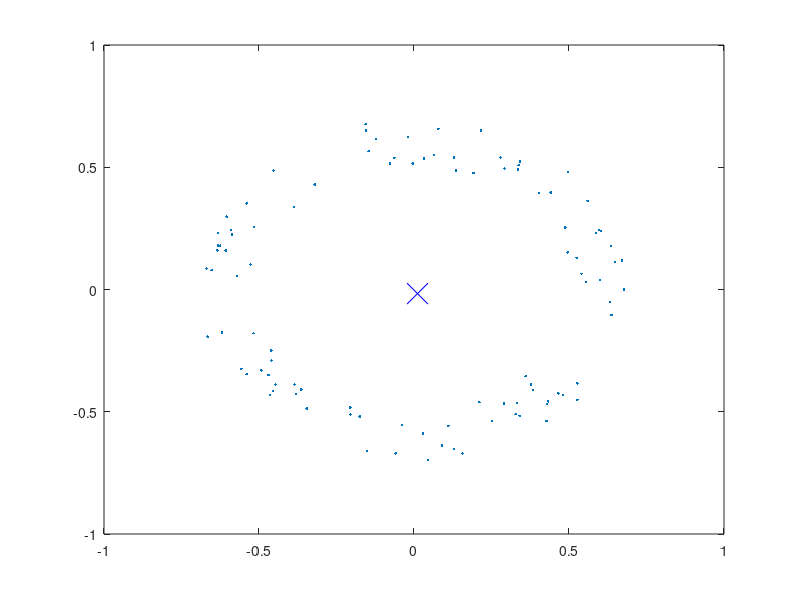

Source code (MATLAB): (Note: this script raises an error after producing the figure.)
% demo for fitting mixture of isotropic Gaussians
clear all

% make an annulus of data
l = 0.2; r1 = 0.5;
for r = 1:100
    rad = r1 + rand*l; theta = rand*2*pi; 
    X(1,r) = rad*cos(theta); X(2,r) = rad*sin(theta);
end

% ALTERNATIVE DATA 
% X = [randn(2,50) 5+randn(2,50) (repmat([-4 4]',1,50)+randn(2,50))]; % 150 2-dim datapoints


h = 5; % number of mixtures
d = size(X,1); % dimension of the space
n = size(X,2); % number of training patterns
Smin = 0.001; % minimum variance of Gaussians
r = randperm(n); M = X(:,r(1:h)); % initialise the centres
S = 100*ones(1,h); % initialise the variances to be large
P = ones(1,h)./h; % intialise the component probilities to be uniform

for its = 1:150 % number of iterations
    for i = 1:h
        for k = 1:n
            v = X(:,k) - M(:,i);
            Q(k,i) = exp(-0.5*(v'*v)/S(i)).*P(i)./sqrt((S(i))^d);
        end%for k
    end%for i
    su = sum(Q,2);
    for k =1:n
        Q(k,:) = Q(k,:)./su(k); % responsibilities p(i|x^n)
    end%for k
    for i = 1:h % now get the new parameters for each component
        N(i) = sum(Q(:,i));
        Mnew(:,i) = X*Q(:,i)./N(i);
        Snew(i) = (1/d)*sum( (X - repmat(Mnew(:,i),1,n)).^2 )*Q(:,i)./N(i);
        if Snew(i) < Smin % don't decrease the variance below Smin
            Snew(i) = Smin;
        end%if
    end%for i
    Pnew = N; Pnew = Pnew./sum(Pnew);
    S = Snew; M = Mnew; P = Pnew; % update the parameters

    % report
    colors = 'bgrcm'; icol = 1;
    cla; plot(X(1,:),X(2,:),'.');
    hold on;
    for i=1:h
        plot(M(1,i),M(2,i),[colors(icol),'x'],'markersize',15);
        circle(M(:,i)',sqrt(S(i)),colors(icol));
        icol = icol+1; if icol>length(colors), icol=1; end
    end%for i
    drawnow
    
end%for its





